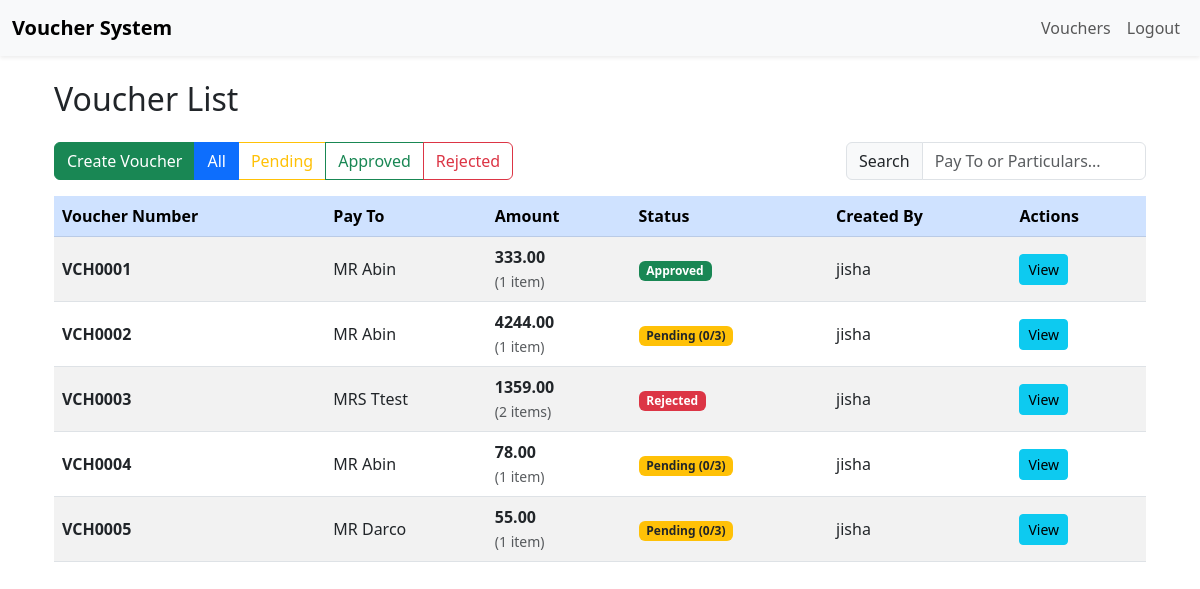
The page /vouchers/ (signed in) on the database its author committed.
### vouchers/models.py (models this page shows, shortened)
class Voucher(models.Model):
    PAYMENT_TYPES = (
        ('CASH', 'Cash'),
        ('CHEQUE', 'Cheque'),
        ('PETTY_CASH', 'Petty Cash'),
    )
    voucher_number = models.CharField(max_length=20, unique=True, blank=True)
    voucher_date = models.DateField()
    payment_type = models.CharField(max_length=20, choices=PAYMENT_TYPES)
    name_title = models.CharField(max_length=5, choices=[('MR', 'Mr.'), ('MRS', 'Mrs.'), ('MS', 'Ms.')])
    pay_to = models.CharField(max_length=200)
    attachment = models.FileField(upload_to='vouchers/attachments/', null=True, blank=True)
    cheque_number = models.CharField(
        max_length=20,
        blank=True,
        null=True,
        help_text="Required only for Cheque payments"
    )
    created_by = models.ForeignKey(User, on_delete=models.CASCADE, related_name='vouchers')
    created_at = models.DateTimeField(auto_now_add=True)
    status = models.CharField(
        max_length=10,
        choices=[('PENDING', 'Pending'), ('APPROVED', 'Approved'), ('REJECTED', 'Rejected')],
        default='PENDING'
    )
    @property
    def required_approvers(self):
        active_des_ids = ActiveApprovalDesignation.objects.filter(
            is_active=True
        ).values_list('designation__id', flat=True)
        return [
            profile.user.username for profile in UserProfile.objects.filter(
                user__groups__name='Admin Staff',
                designation__id__in=active_des_ids
            ).select_related('user').distinct()
        ]

class UserProfile(models.Model):
    user = models.OneToOneField(User, on_delete=models.CASCADE)
    designation = models.ForeignKey(Designation, on_delete=models.SET_NULL, null=True, blank=True)

### vouchers/views.py (the view)
# urls.py: path('vouchers/', VoucherListView.as_view(), name='voucher_list'),
class VoucherListView(LoginRequiredMixin, ListView):
    model = Voucher
    template_name = 'vouchers/voucher_list.html'
    context_object_name = 'vouchers'
    paginate_by = 10
    def get_queryset(self):
        qs = super().get_queryset().select_related('created_by')
        qs = qs.prefetch_related(
            'particulars',
            'approvals',
            'approvals__approver',
        )
        if self.request.user.groups.filter(name='Accountants').exists():
            qs = qs.filter(created_by=self.request.user)
        return qs.annotate(
            approved_count=Count(
                Case(When(approvals__status='APPROVED', then=1)),
                output_field=IntegerField()
            ),
            rejected_count=Count(
                Case(When(approvals__status='REJECTED', then=1)),
                output_field=IntegerField()
            )
        )
    def get_context_data(self, **kwargs):
        context = super().get_context_data(**kwargs)
        context['designations'] = Designation.objects.all()
        for voucher in context['vouchers']:
            try:
                voucher.user_approval = voucher.approvals.get(approver=self.request.user)
            except VoucherApproval.DoesNotExist:
                voucher.user_approval = None
            required = set(voucher.required_approvers)
            approved = set(voucher.approvals.filter(status='APPROVED').values_list('approver__username', flat=True))
            voucher.pending_approvers = [
                {'name': name, 'has_approved': name in approved}
                for name in required
            ]
        return context

### vouchers/templatetags/voucher_tags.py (called while the page is built)
@register.filter
def sum_particulars(queryset):
    return queryset.aggregate(total=Sum('amount'))['total'] or 0

@register.filter
def sub(a, b):
    try:
        return int(a) - int(b)
    except Exception:
        return 0

### vouchers/templates/vouchers/voucher_list.html (shortened to what this page needs)
{% extends 'base.html' %}
{% load static %}
{% load voucher_tags %}
{% block content %}
<div class="container mt-4">
    <h2 class="mb-4">Voucher List</h2>
    <div class="d-flex justify-content-between align-items-center mb-3 flex-wrap gap-2">
        <div class="btn-group" role="group">
            {% if user.groups.all.0.name == 'Accountants' %}
            <button class="btn btn-success" data-bs-toggle="modal" data-bs-target="#createVoucherModal">
                Create Voucher
            </button>
            {% endif %}
            <button class="btn btn-outline-primary filter-btn active" data-status="">All</button>
            <button class="btn btn-outline-warning filter-btn" data-status="PENDING">Pending</button>
            <button class="btn btn-outline-success filter-btn" data-status="APPROVED">Approved</button>
            <button class="btn btn-outline-danger filter-btn" data-status="REJECTED">Rejected</button>
        </div>
        <div class="input-group" style="width: 300px;">
            <span class="input-group-text">Search</span>
            <input type="text" id="searchInput" class="form-control"
                   placeholder="Pay To or Particulars..." autocomplete="off">
        </div>
    </div>
    <div class="table-responsive">
        <table class="table table-striped table-hover align-middle" id="voucherTable">
            <thead class="table-primary">
                <tr>
                    <th>Voucher Number</th>
                    <th>Pay To</th>
                    <th>Amount</th>
                    <th>Status</th>
                    <th>Created By</th>
                    <th>Actions</th>
                </tr>
            </thead>
            <tbody>
                {% for voucher in vouchers %}
                <tr class="voucher-row"
                    data-voucher-id="{{ voucher.id }}"
                    data-status="{{ voucher.status }}"
                    data-pay-to="{{ voucher.pay_to|lower }}"
                    data-particulars="{% for p in voucher.particulars.all %}{{ p.description|lower }}{% if not forloop.last %} {% endif %}{% endfor %}">
                    <td><strong>{{ voucher.voucher_number }}</strong></td>
                    <td>{{ voucher.name_title }} {{ voucher.pay_to }}</td>
                    <td>
                        {% if voucher.particulars.exists %}
                            <strong>{{ voucher.particulars.all|sum_particulars|floatformat:2 }}</strong><br>
                            <small class="text-muted">
                                ({{ voucher.particulars.all|length }} item{{ voucher.particulars.all|length|pluralize }})
                            </small>
                        {% else %}
                            <em class="text-muted">No particulars</em>
                        {% endif %}
                    </td>
                    <td class="status-cell">
                        <a href="#" class="status-link"
                           data-bs-toggle="modal"
                           data-bs-target="#approvalModal{{ voucher.id }}">
                            {% if voucher.status == 'PENDING' %}
                                <span class="badge bg-warning text-dark">
                                    Pending ({{ voucher.approved_count|default:0 }}/{{ voucher.required_approvers|length }})
                                </span>
                            {% elif voucher.status == 'APPROVED' %}
                                <span class="badge bg-success">Approved</span>
                            {% elif voucher.status == 'REJECTED' %}
                                <span class="badge bg-danger">Rejected</span>
                            {% endif %}
                        </a>
                    </td>
                    <td>{{ voucher.created_by.username }}</td>
                    <td class="action-cell">
                        <a href="{% url 'voucher_detail' voucher.id %}"
                           class="btn btn-info btn-sm">View</a>
                    </td>
                </tr>
                {% empty %}
                <tr><td colspan="6" class="text-center text-muted py-4">No vouchers found.</td></tr>
                {% endfor %}
            </tbody>
        </table>
    </div>
</div>
{% endblock %}

### vouchers/templates/base.html (shortened to what this page needs)
{% load static %}
<!DOCTYPE html>
<html lang="en">
<head>
    <link href="https://cdn.jsdelivr.net/npm/bootstrap@5.3.0/dist/css/bootstrap.min.css" rel="stylesheet">
    <link rel="stylesheet" href="https://cdn.jsdelivr.net/npm/bootstrap-icons@1.11/font/bootstrap-icons.css">
</head>
<body>
    <nav class="navbar navbar-expand-lg navbar-light bg-light shadow-sm">
        <div class="container-fluid">
            <a class="navbar-brand fw-bold" href="{% url 'home' %}">Voucher System</a>
            <div class="navbar-nav ms-auto">
                <a class="nav-link" href="{% url 'voucher_list' %}">Vouchers</a>
                {% if user.is_authenticated %}
                    <a class="nav-link" data-bs-toggle="modal" data-bs-target="#logoutModal" style="cursor:pointer;">
                        Logout
                    </a>
                {% else %}
                    <a class="nav-link" href="{% url 'login' %}">Login</a>
                {% endif %}
            </div>
        </div>
    </nav>
    <div class="container mt-4">
        {% block content %}{% endblock %}
    </div>
</body>
</html>

### rows shown on the page
Voucher: voucher_number "VCH0001", name_title "MR", pay_to "Abin", particulars.all|sum_particulars "333.00", particulars.all|length "1", status "Approved", created_by.username "jisha"
Voucher: voucher_number "VCH0002", name_title "MR", pay_to "Abin", particulars.all|sum_particulars "4244.00", particulars.all|length "1", approved_count "0", required_approvers|length "3", created_by.username "jisha"
Voucher: voucher_number "VCH0003", name_title "MRS", pay_to "Ttest", particulars.all|sum_particulars "1359.00", particulars.all|length "2", status "Rejected", created_by.username "jisha"
Voucher: voucher_number "VCH0004", name_title "MR", pay_to "Abin", particulars.all|sum_particulars "78.00", particulars.all|length "1", approved_count "0", required_approvers|length "3", created_by.username "jisha"
Voucher: voucher_number "VCH0005", name_title "MR", pay_to "Darco", particulars.all|sum_particulars "55.00", particulars.all|length "1", approved_count "0", required_approvers|length "3", created_by.username "jisha"
